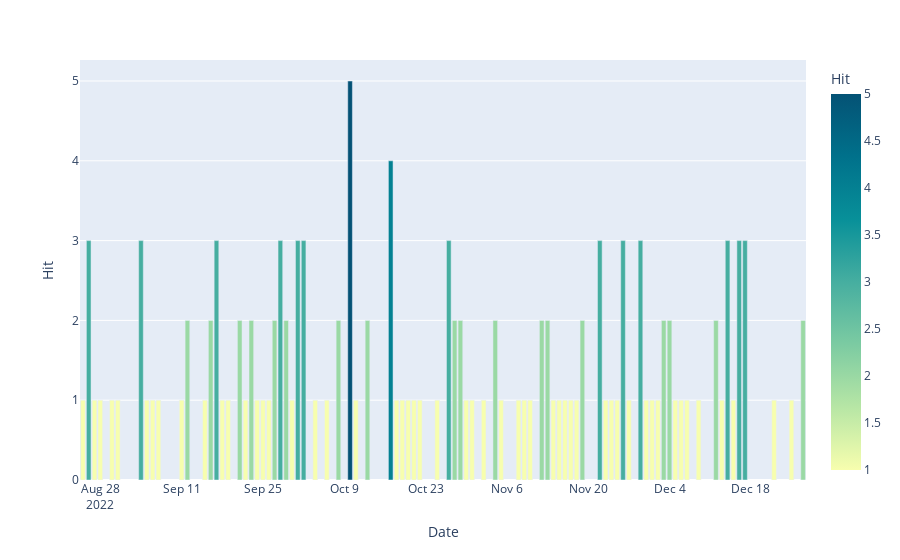

Write notebook code for a chart like this one.
### Markdown cell above
## 2. Result

### Code cell
fig = px.bar(mult_hits, x='Date', y='Hit', color="Hit", color_continuous_scale=px.colors.sequential.Bluyl)
fig.show()
